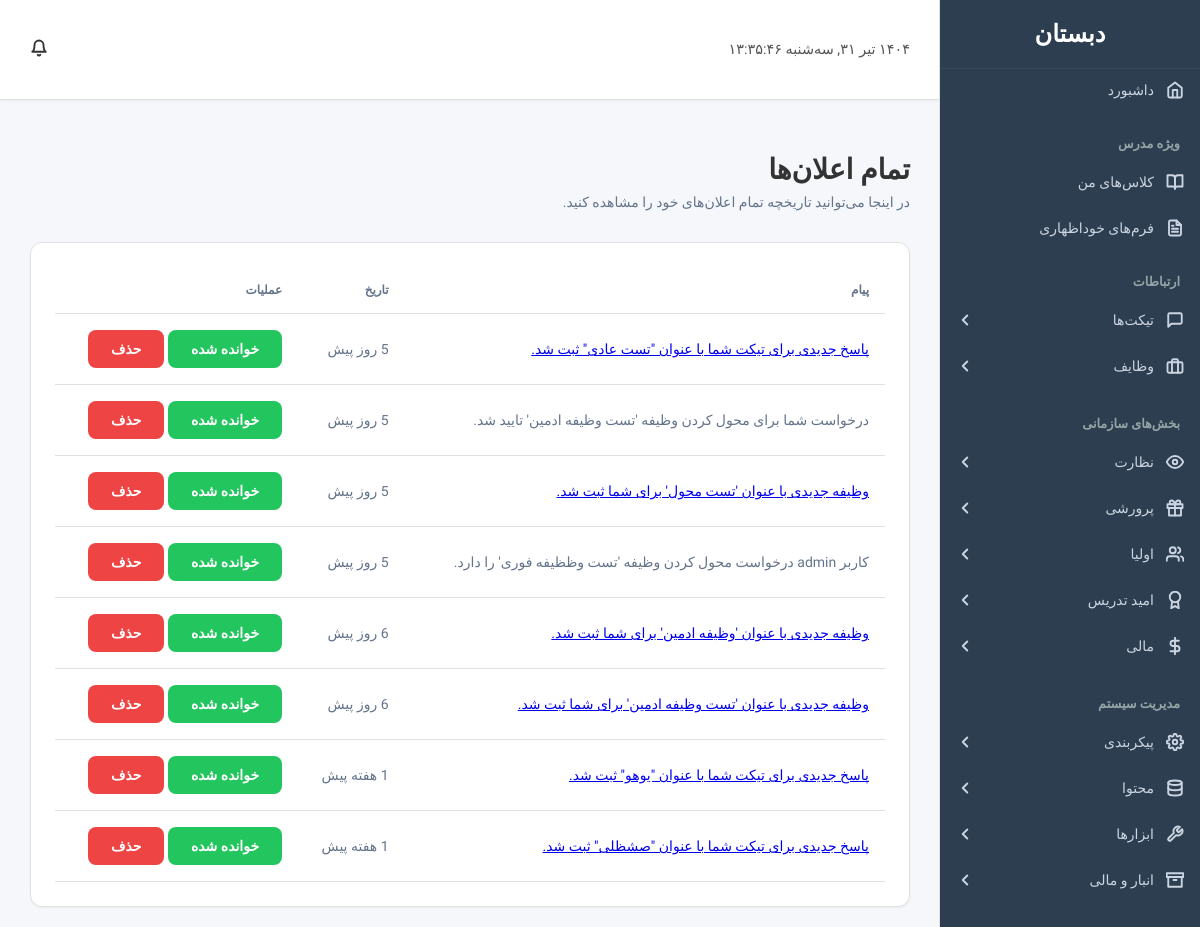
The app's page /user/view_all_notifications.php (signed in) with its own data.
### tables this page shows
CREATE TABLE `notifications` (
  `id` int(11) NOT NULL,
  `user_id` int(11) NOT NULL,
  `type` varchar(50) NOT NULL,
  `related_id` int(11) DEFAULT NULL,
  `message` varchar(255) NOT NULL,
  `link` varchar(255) DEFAULT NULL,
  `is_read` tinyint(1) NOT NULL DEFAULT 0,
  `created_at` datetime NOT NULL DEFAULT current_timestamp()
);

### includes/functions.php (called while the page is built, shortened)
<?php
function time_ago($datetime, $full = false) {
    $now = new DateTime;
    $ago = new DateTime($datetime);
    $diff = $now->diff($ago);
    $diff->w = floor($diff->d / 7);
    $diff->d -= $diff->w * 7;
    $string = array(
        'y' => 'سال',
        'm' => 'ماه',
        'w' => 'هفته',
        'd' => 'روز',
        'h' => 'ساعت',
        'i' => 'دقیقه',
        's' => 'ثانیه',
    );
    foreach ($string as $k => &$v) {
        if ($diff->$k) {
            $v = $diff->$k . ' ' . $v . ($diff->$k > 1 ? '' : '');
        } else {
            unset($string[$k]);
        }
    }
    if (!$full) $string = array_slice($string, 0, 1);
    return $string ? implode(', ', $string) . ' پیش' : 'همین الان';
}
?>

### user/view_all_notifications.php (the view, shortened to what this page needs)
<?php
require_once "../includes/functions.php";
$user_id = $_SESSION['id'];
$notifications_query = mysqli_query($link, "SELECT * FROM notifications WHERE user_id = {$user_id} ORDER BY is_read ASC, created_at DESC");
$notifications = mysqli_fetch_all($notifications_query, MYSQLI_ASSOC);
require_once "../includes/header.php";
?>
<div class="page-content">
    <h2>تمام اعلان‌ها</h2>
    <p>در اینجا می‌توانید تاریخچه تمام اعلان‌های خود را مشاهده کنید.</p>
    <div class="table-container">
        <table class="table">
            <thead>
                <tr>
                    <th>پیام</th>
                    <th>تاریخ</th>
                    <th>عملیات</th>
                </tr>
            </thead>
            <tbody>
                <?php if (empty($notifications)): ?>
                    <tr>
                        <td colspan="3" style="text-align: center;">هیچ اعلانی برای نمایش وجود ندارد.</td>
                    </tr>
                <?php else: ?>
                    <?php foreach ($notifications as $notif): ?>
                        <tr class="<?php echo $notif['is_read'] ? 'notification-read' : 'notification-unread'; ?>">
                            <td>
                                <?php if (!empty($notif['link'])): ?>
                                    <a href="/dabestan/<?php echo ltrim(htmlspecialchars($notif['link']), '/'); ?>">
                                        <?php echo htmlspecialchars($notif['message']); ?>
                                    </a>
                                <?php else: ?>
                                    <?php echo htmlspecialchars($notif['message']); ?>
                                <?php endif; ?>
                            </td>
                            <td><?php echo htmlspecialchars(time_ago($notif['created_at'])); ?></td>
                            <td>
                                <?php if (!$notif['is_read']): ?>
                                    <a href="?mark_read=<?php echo $notif['id']; ?>" class="btn btn-primary btn-sm">خوانده شد</a>
                                <?php else: ?>
                                    <span class="btn btn-success btn-sm disabled">خوانده شده</span>
                                <?php endif; ?>
                                <a href="?delete_notif=<?php echo $notif['id']; ?>" class="btn btn-danger btn-sm" onclick="return confirm('آیا از حذف این اعلان مطمئن هستید؟')">حذف</a>
                            </td>
                        </tr>
                    <?php endforeach; ?>
                <?php endif; ?>
            </tbody>
        </table>
    </div>
</div>
<?php
require_once "../includes/footer.php";
?>

### assets/css/style.css (style rules this page uses)
:root { --primary-color: #6a5af9; --primary-hover-color: #5a4bf8; --sidebar-bg: #1e293b; --sidebar-link-color: #cbd5e1; --sidebar-link-hover-color: #ffffff; --sidebar-link-active-bg: rgba(106, 90, 249, 0.1); --sidebar-link-active-border: #6a5af9; --background-color: #f1f5f9; --widget-bg: #ffffff; --text-color: #0f172a; --text-muted: #64748b; --border-color: #e2e8f0; --danger-color: #ef4444; --success-color: #22c55e; --font-family: 'Vazirmatn', sans-serif; --shadow-sm: 0 1px 2px 0 rgb(0 0 0 / 0.05); --shadow-md: 0 4px 6px -1px rgb(0 0 0 / 0.1), 0 2px 4px -2px rgb(0 0 0 / 0.1); --shadow-lg: 0 10px 15px -3px rgb(0 0 0 / 0.1), 0 4px 6px -2px rgb(0 0 0 / 0.1); --radius-md: 0.5rem; --radius-lg: 0.75rem; }
body { font-family: var(--font-family); background-color: var(--background-color); direction: rtl; text-align: right; margin: 0; font-size: 14px; color: var(--text-color); -webkit-font-smoothing: antialiased; -moz-osx-font-smoothing: grayscale; }
.btn { padding: 10px 22px; border: 1px solid transparent; border-radius: var(--radius-md); cursor: pointer; font-size: 14px; font-weight: 600; transition: all 0.2s ease; text-decoration: none; display: inline-flex; align-items: center; gap: 8px; }
.btn-success { background-color: var(--success-color); color: white; }
.btn-danger { background-color: var(--danger-color); color: white; }
.form-container, .table-container, .widget { background: var(--widget-bg); padding: 24px; border-radius: var(--radius-lg); box-shadow: var(--shadow-sm); border: 1px solid var(--border-color); }
.table { width: 100%; border-collapse: collapse; }
.table th, .table td { padding: 16px; border-bottom: 1px solid var(--border-color); }
.table th { font-weight: 600; font-size: 12px; text-transform: uppercase; color: var(--text-muted); text-align: right; }
.page-content > h2 { font-size: 1.75rem; font-weight: 700; margin-bottom: 8px; }
.page-content > p { color: var(--text-muted); margin-top: 0; margin-bottom: 32px; }

### assets/css/dashboard.css (style rules this page uses)
:root { --primary-color: #4a69bd; --sidebar-bg: #2c3e50; --sidebar-text: #ecf0f1; --sidebar-hover-bg: #34495e; --main-bg: #f5f7fa; --text-color: #333; --border-color: #e0e0e0; }
body { display: flex; height: 100vh; overflow: hidden; }

### user/view_all_notifications.php (style rules this page uses)
.notification-read { color: var(--text-muted); }

### records on screen
notifications: message "پاسخ جدیدی برای تیکت شما با عنوان \"تست عادی\" ثبت شد.", created_at "5 روز پیش", is_read "خوانده شده"
notifications: message "درخواست شما برای محول کردن وظیفه 'تست وظیفه ادمین' تایید شد.", created_at "5 روز پیش", is_read "خوانده شده"
notifications: message "وظیفه جدیدی با عنوان 'تست محول' برای شما ثبت شد.", created_at "5 روز پیش", is_read "خوانده شده"
notifications: message "کاربر admin درخواست محول کردن وظیفه 'تست وظظیفه فوری' را دارد.", created_at "5 روز پیش", is_read "خوانده شده"
notifications: message "وظیفه جدیدی با عنوان 'وظیفه ادمین' برای شما ثبت شد.", created_at "6 روز پیش", is_read "خوانده شده"
notifications: message "وظیفه جدیدی با عنوان 'تست وظیفه ادمین' برای شما ثبت شد.", created_at "6 روز پیش", is_read "خوانده شده"
notifications: message "پاسخ جدیدی برای تیکت شما با عنوان \"یوهو\" ثبت شد.", created_at "1 هفته پیش", is_read "خوانده شده"
notifications: message "پاسخ جدیدی برای تیکت شما با عنوان \"صشظلی\" ثبت شد.", created_at "1 هفته پیش", is_read "خوانده شده"
